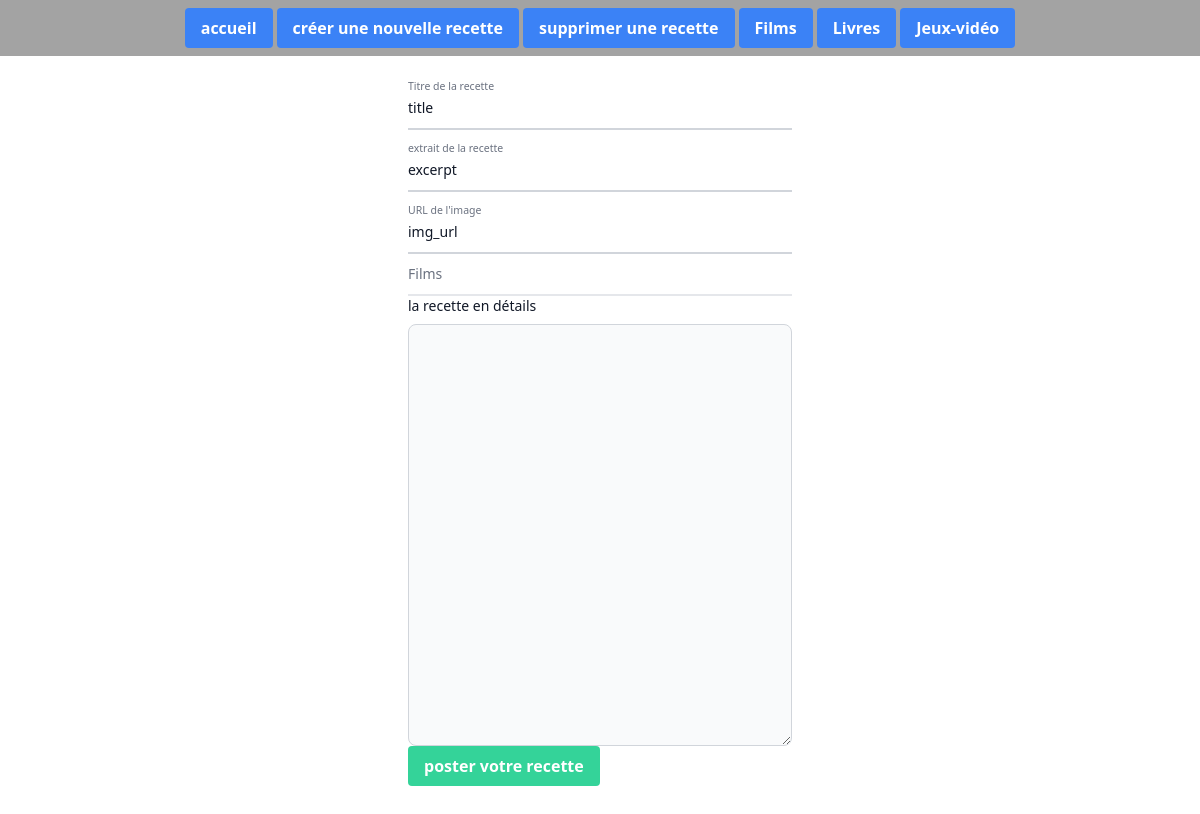
The page /create.php on the database as committed earlier.
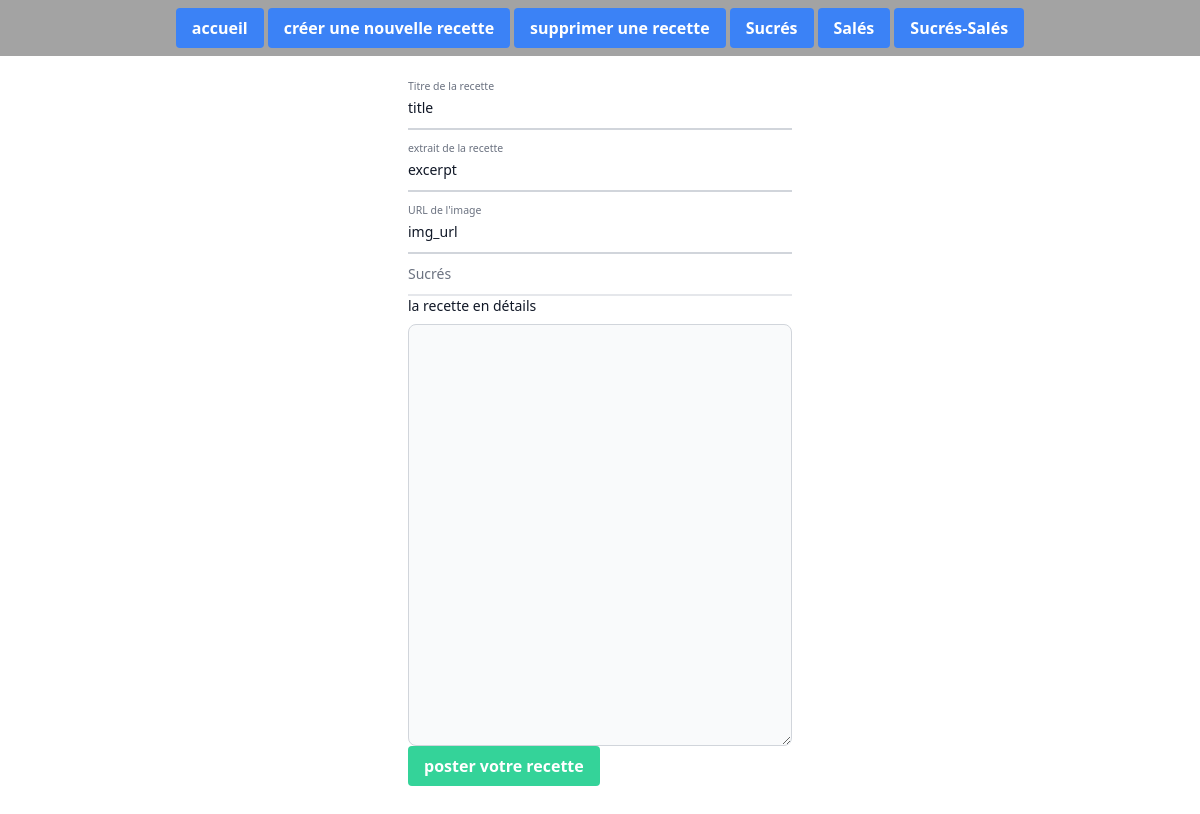
The same page on the database as committed later.
### tables this page shows
CREATE TABLE IF NOT EXISTS categories (
  id BIGINT UNSIGNED PRIMARY KEY AUTO_INCREMENT,
  name VARCHAR(50) NOT NULL,
  created_at TIMESTAMP DEFAULT CURRENT_TIMESTAMP,
  updated_at TIMESTAMP DEFAULT CURRENT_TIMESTAMP ON UPDATE CURRENT_TIMESTAMP
);

### functions.php (called while the page is built, shortened)
<?php
function getAllCategories($pdo){
        $query = $pdo->query('SELECT name, id FROM categories', PDO :: FETCH_ASSOC);
        $categories = $query->fetchAll();
        return $categories;
    }

### create.php (the view, shortened to what this page needs)
<?php
require("functions.php");
$pdo = getPDO("mysql:host=localhost;dbname=recipes","root","");
$categories = getAllCategories($pdo);
?>
<!DOCTYPE html>
<html lang="en">
<head>
    <script src="https://cdn.tailwindcss.com"></script>
</head>
<header>
    <nav class ="flex justify-center gap-1 p-2 bg-neutral-400 color-white">
        <a href="index.php"><button class ="bg-blue-500 hover:bg-blue-700 text-white font-bold py-2 px-4 rounded">accueil</button></a>
        <a href="create.php"><button class ="bg-blue-500 hover:bg-blue-700 text-white font-bold py-2 px-4 rounded">créer une nouvelle recette</button></a>
        <a href="delete.php"><button class ="bg-blue-500 hover:bg-blue-700 text-white font-bold py-2 px-4 rounded">supprimer une recette</button></a>
        <?php foreach ($categories as $category): ?>
            <a href="category.php?id=<?= $category['id'] ?>">
                <button class ="bg-blue-500 hover:bg-blue-700 text-white font-bold py-2 px-4 rounded">
                    <?= $category['name'] ?>
                </button>
            </a>
        <?php endforeach ?>
    </nav>
</header>
<body>
    <form action="" method="post" class = "p-8 max-w-md mx-auto">
        <div class = "relative z-0 w-full mb-5 group">
            <label for="title" class="peer-focus:font-medium absolute text-sm text-gray-500 duration-300 transform -translate-y-6 scale-75 top-3 -z-10 origin-[0] peer-focus:start-0 rtl:peer-focus:translate-x-1/4 rtl:peer-focus:left-auto peer-focus:text-blue-600  peer-placeholder-shown:scale-100 peer-placeholder-shown:translate-y-0 peer-focus:scale-75 peer-focus:-translate-y-6">Titre de la recette</label>
            <input type="text" name ="title" value = "title" maxlength="100" class="block py-2.5 px-0 w-full text-sm text-gray-900 bg-transparent border-0 border-b-2 border-gray-300 appearance-none  focus:outline-none focus:ring-0 focus:border-blue-600 peer">
        </div>
        <div class = "relative z-0 w-full mb-5 group">
            <label for="excerpt"  class="peer-focus:font-medium absolute text-sm text-gray-500 duration-300 transform -translate-y-6 scale-75 top-3 -z-10 origin-[0] peer-focus:start-0 rtl:peer-focus:translate-x-1/4 rtl:peer-focus:left-auto peer-focus:text-blue-600  peer-placeholder-shown:scale-100 peer-placeholder-shown:translate-y-0 peer-focus:scale-75 peer-focus:-translate-y-6">extrait de la recette</label>
            <input type="text" name ="excerpt"value ="excerpt" maxlength="250" class="block py-2.5 px-0 w-full text-sm text-gray-900 bg-transparent border-0 border-b-2 border-gray-300 appearance-none  focus:outline-none focus:ring-0 focus:border-blue-600 peer">
        </div>
        <div class = "relative z-0 w-full mb-5 group">
            <label for="img_url" class="peer-focus:font-medium absolute text-sm text-gray-500 duration-300 transform -translate-y-6 scale-75 top-3 -z-10 origin-[0] peer-focus:start-0 rtl:peer-focus:translate-x-1/4 rtl:peer-focus:left-auto peer-focus:text-blue-600  peer-placeholder-shown:scale-100 peer-placeholder-shown:translate-y-0 peer-focus:scale-75 peer-focus:-translate-y-6">URL de l'image</label>
            <input type="text" name="img_url" value ="img_url" maxLength="500" class="block py-2.5 px-0 w-full text-sm text-gray-900 bg-transparent border-0 border-b-2 border-gray-300 appearance-none  focus:outline-none focus:ring-0 focus:border-blue-600 peer">
    <select name="category_id" id="" class ="block py-2.5 px-0 w-full text-sm text-gray-500 bg-transparent border-0 border-b-2 border-gray-200 appearance-none focus:outline-none focus:ring-0 focus:border-gray-200 peer">
        <?php foreach($categories as $category) :?>
            <option value = "<?= $category['id']?>"><?= $category['name']?></option>
        <?php endforeach; ?>
    </select>
    <label for="body" class = "block mb-2 text-sm font-medium text-gray-900 ">la recette en détails</label>
    <textarea value="body" name="body" id="" cols="60" rows="20" class="block p-2.5 w-full text-sm text-gray-900 bg-gray-50 rounded-lg border border-gray-300 focus:ring-blue-500 focus:border-blue-500"></textarea>
     <input type="submit" value="poster votre recette" class = "bg-emerald-400 hover:bg-emerald-700 text-white font-bold py-2 px-4 rounded">
    </form>
</body>
</html>

Rows that differ between the two databases and show on the page:
changed categories: name "Films" → "Sucrés"
changed categories: name "Livres" → "Salés"
changed categories: name "Jeux-vidéo" → "Sucrés-Salés"
Other text that changed with them:
form field category_id: "Films" → "Sucrés"
